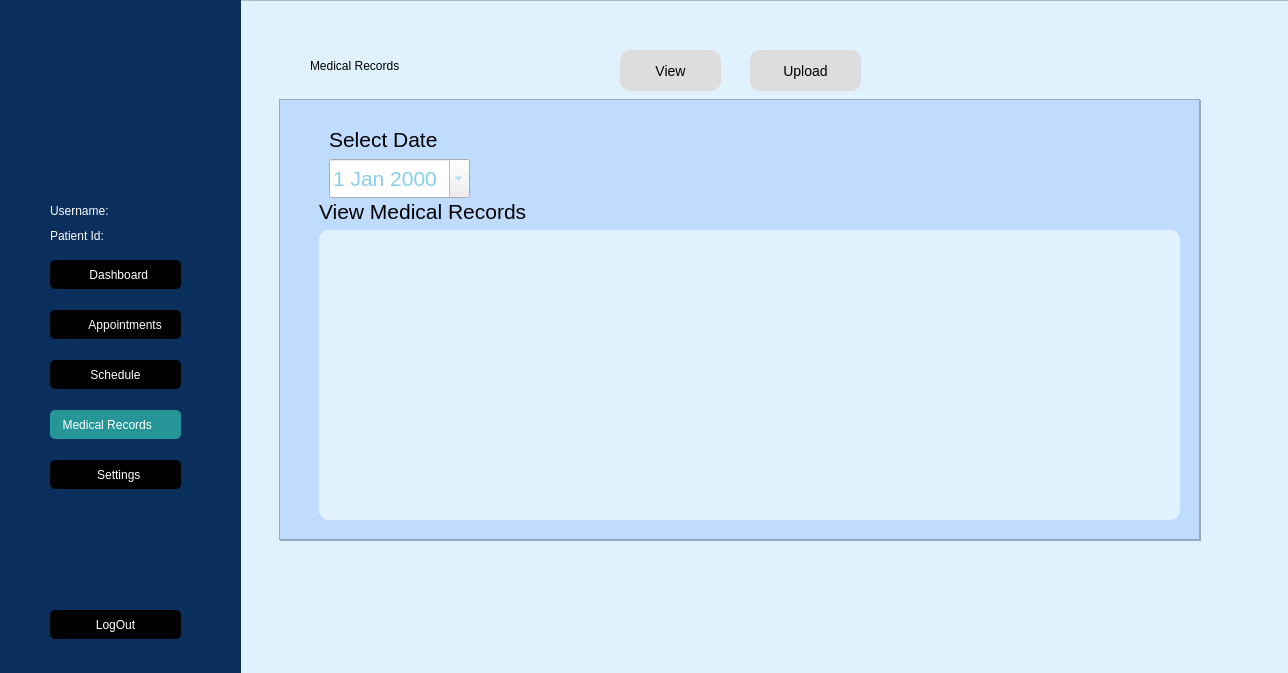
<?xml version="1.0" encoding="UTF-8"?>
<ui version="4.0">
 <class>medical</class>
 <widget class="QWidget" name="medical">
  <property name="geometry">
   <rect>
    <x>0</x>
    <y>0</y>
    <width>1288</width>
    <height>673</height>
   </rect>
  </property>
  <property name="windowTitle">
   <string>Form</string>
  </property>
  <property name="styleSheet">
   <string notr="true">#medical{
background-color:#E5F0F7;
}</string>
  </property>
  <widget class="QFrame" name="frame_2">
   <property name="geometry">
    <rect>
     <x>240</x>
     <y>0</y>
     <width>1051</width>
     <height>681</height>
    </rect>
   </property>
   <property name="styleSheet">
    <string notr="true">#frame_2{

background-color:#e0f2fe;


}</string>
   </property>
   <property name="frameShape">
    <enum>QFrame::Shape::StyledPanel</enum>
   </property>
   <property name="frameShadow">
    <enum>QFrame::Shadow::Raised</enum>
   </property>
   <widget class="QLabel" name="appointment">
    <property name="geometry">
     <rect>
      <x>40</x>
      <y>100</y>
      <width>921</width>
      <height>441</height>
     </rect>
    </property>
    <property name="whatsThis">
     <string>&lt;html&gt;&lt;head/&gt;&lt;body&gt;&lt;p&gt;Appointment&lt;/p&gt;&lt;/body&gt;&lt;/html&gt;</string>
    </property>
    <property name="styleSheet">
     <string notr="true">QLabel{

	
background-color:#fff;
border-radius:10px;
margin:2px;
padding:10px;
}</string>
    </property>
    <property name="text">
     <string>&lt;html&gt;&lt;head/&gt;&lt;body&gt;&lt;p&gt;&lt;br/&gt;&lt;/p&gt;&lt;/body&gt;&lt;/html&gt;</string>
    </property>
   </widget>
   <widget class="QLabel" name="textl">
    <property name="geometry">
     <rect>
      <x>70</x>
      <y>50</y>
      <width>271</width>
      <height>31</height>
     </rect>
    </property>
    <property name="styleSheet">
     <string notr="true">#textl{

	font: 600 16pt &quot;Roboto&quot;;
	background:transparent;
color:black;
}
</string>
    </property>
    <property name="text">
     <string>Medical Records</string>
    </property>
   </widget>
   <widget class="QPushButton" name="viewrecords">
    <property name="geometry">
     <rect>
      <x>380</x>
      <y>50</y>
      <width>101</width>
      <height>41</height>
     </rect>
    </property>
    <property name="styleSheet">
     <string notr="true">  background-color: #DDDDDD;
        color: black;
        border-radius: 10px;
        font-family: 'Segoe UI';
        font-size: 14px;
        font-weight: normal;
        padding: 6px 12px;</string>
    </property>
    <property name="text">
     <string>View</string>
    </property>
   </widget>
   <widget class="QPushButton" name="uploadrecords">
    <property name="geometry">
     <rect>
      <x>510</x>
      <y>50</y>
      <width>111</width>
      <height>41</height>
     </rect>
    </property>
    <property name="styleSheet">
     <string notr="true">  background-color: #DDDDDD;
        color: black;
        border-radius: 10px;
        font-family: 'Segoe UI';
        font-size: 14px;
        font-weight: normal;
        padding: 6px 12px;</string>
    </property>
    <property name="text">
     <string>Upload</string>
    </property>
   </widget>
   <widget class="QFrame" name="viewframe">
    <property name="geometry">
     <rect>
      <x>39</x>
      <y>99</y>
      <width>921</width>
      <height>441</height>
     </rect>
    </property>
    <property name="styleSheet">
     <string notr="true">background-color:#bfdbfe;
</string>
    </property>
    <property name="frameShape">
     <enum>QFrame::Shape::StyledPanel</enum>
    </property>
    <property name="frameShadow">
     <enum>QFrame::Shadow::Raised</enum>
    </property>
    <widget class="QWidget" name="verticalLayoutWidget">
     <property name="geometry">
      <rect>
       <x>40</x>
       <y>100</y>
       <width>861</width>
       <height>321</height>
      </rect>
     </property>
     <layout class="QVBoxLayout" name="verticalLayout">
      <item>
       <widget class="QLabel" name="label_7">
        <property name="styleSheet">
         <string notr="true">color:black;
font: 16pt;</string>
        </property>
        <property name="text">
         <string>View Medical Records</string>
        </property>
       </widget>
      </item>
      <item>
       <widget class="QTableWidget" name="medicalRecordsTable">
        <property name="styleSheet">
         <string notr="true">border-radius:10px;
background-color:#e0f2fe;
	font: 200 16pt &quot;Roboto&quot;;
	color:black;</string>
        </property>
       </widget>
      </item>
     </layout>
    </widget>
    <widget class="QDateEdit" name="dateEdit">
     <property name="geometry">
      <rect>
       <x>50</x>
       <y>60</y>
       <width>141</width>
       <height>39</height>
      </rect>
     </property>
     <property name="styleSheet">
      <string notr="true">color:skyblue;
background-color:solid;
font: 16pt;</string>
     </property>
     <property name="calendarPopup">
      <bool>true</bool>
     </property>
    </widget>
    <widget class="QLabel" name="label_8">
     <property name="geometry">
      <rect>
       <x>50</x>
       <y>30</y>
       <width>241</width>
       <height>21</height>
      </rect>
     </property>
     <property name="styleSheet">
      <string notr="true">color:black;
font: 16pt;</string>
     </property>
     <property name="text">
      <string>Select Date</string>
     </property>
    </widget>
   </widget>
   <widget class="QFrame" name="uploadframe">
    <property name="geometry">
     <rect>
      <x>40</x>
      <y>100</y>
      <width>921</width>
      <height>441</height>
     </rect>
    </property>
    <property name="styleSheet">
     <string notr="true">background-color:#bfdbfe;</string>
    </property>
    <property name="frameShape">
     <enum>QFrame::Shape::StyledPanel</enum>
    </property>
    <property name="frameShadow">
     <enum>QFrame::Shadow::Raised</enum>
    </property>
    <widget class="QLabel" name="statusLabel">
     <property name="geometry">
      <rect>
       <x>290</x>
       <y>110</y>
       <width>351</width>
       <height>41</height>
      </rect>
     </property>
     <property name="styleSheet">
      <string notr="true">#statusLabel{

	font: 200 16pt &quot;Roboto&quot;;
	background:transparent;
color:black;
}
</string>
     </property>
     <property name="text">
      <string>Upload Medical Records</string>
     </property>
    </widget>
    <widget class="QPushButton" name="uploadReportButton">
     <property name="geometry">
      <rect>
       <x>521</x>
       <y>153</y>
       <width>111</width>
       <height>29</height>
      </rect>
     </property>
     <property name="styleSheet">
      <string notr="true">
	background-color:#15803D;
	color:#black;
	font: 600 9pt &quot;Roboto&quot;;
	border: 1px solid gray;
	border-radius:8px;
	padding:2px;


	
</string>
     </property>
     <property name="text">
      <string>Upload Report</string>
     </property>
    </widget>
    <widget class="QTextBrowser" name="textBrowser_2">
     <property name="geometry">
      <rect>
       <x>280</x>
       <y>200</y>
       <width>371</width>
       <height>171</height>
      </rect>
     </property>
     <property name="styleSheet">
      <string notr="true">#textBrowser_2{
border-radius:10px;
background-color:#e0f2fe;
	font: 200 16pt &quot;Roboto&quot;;
	color:black;
}
</string>
     </property>
    </widget>
   </widget>
   <zorder>appointment</zorder>
   <zorder>textl</zorder>
   <zorder>viewrecords</zorder>
   <zorder>uploadrecords</zorder>
   <zorder>uploadframe</zorder>
   <zorder>viewframe</zorder>
  </widget>
  <widget class="QFrame" name="frame">
   <property name="geometry">
    <rect>
     <x>-10</x>
     <y>-10</y>
     <width>251</width>
     <height>741</height>
    </rect>
   </property>
   <property name="styleSheet">
    <string notr="true">frame{
background-color:#0A2F5C;
}</string>
   </property>
   <property name="frameShape">
    <enum>QFrame::Shape::StyledPanel</enum>
   </property>
   <property name="frameShadow">
    <enum>QFrame::Shadow::Raised</enum>
   </property>
   <widget class="QLabel" name="profile">
    <property name="geometry">
     <rect>
      <x>60</x>
      <y>40</y>
      <width>141</width>
      <height>181</height>
     </rect>
    </property>
    <property name="styleSheet">
     <string notr="true">front{
	border-radus;20px
}</string>
    </property>
    <property name="text">
     <string/>
    </property>
    <property name="pixmap">
     <pixmap resource="image.qrc">:/image/resourse/profile.jpg</pixmap>
    </property>
   </widget>
   <widget class="QLabel" name="background">
    <property name="geometry">
     <rect>
      <x>2</x>
      <y>-41</y>
      <width>251</width>
      <height>751</height>
     </rect>
    </property>
    <property name="styleSheet">
     <string notr="true">#background{
background-color:#0A2F5C;

}</string>
    </property>
    <property name="text">
     <string/>
    </property>
   </widget>
   <widget class="QPushButton" name="Dashboard">
    <property name="geometry">
     <rect>
      <x>60</x>
      <y>270</y>
      <width>131</width>
      <height>29</height>
     </rect>
    </property>
    <property name="styleSheet">
     <string notr="true">QPushButton{
background-color:black;
		color:#fff;
	font: 9pt &quot;Roboto&quot;;
border-radius:5px;
	
}</string>
    </property>
    <property name="text">
     <string>  Dashboard</string>
    </property>
   </widget>
   <widget class="QPushButton" name="Schedule">
    <property name="geometry">
     <rect>
      <x>60</x>
      <y>370</y>
      <width>131</width>
      <height>29</height>
     </rect>
    </property>
    <property name="styleSheet">
     <string notr="true">QPushButton{
background-color:black;
		color:#fff;
	font: 9pt &quot;Roboto&quot;;
border-radius:5px;
	
}</string>
    </property>
    <property name="text">
     <string>Schedule</string>
    </property>
   </widget>
   <widget class="QPushButton" name="Appointment">
    <property name="geometry">
     <rect>
      <x>60</x>
      <y>320</y>
      <width>131</width>
      <height>29</height>
     </rect>
    </property>
    <property name="styleSheet">
     <string notr="true">QPushButton{
	background-color:black;
		color:#fff;
	font: 9pt &quot;Roboto&quot;;
border-radius:5px;
	
	
}</string>
    </property>
    <property name="text">
     <string>      Appointments</string>
    </property>
   </widget>
   <widget class="QPushButton" name="Settings">
    <property name="geometry">
     <rect>
      <x>60</x>
      <y>470</y>
      <width>131</width>
      <height>29</height>
     </rect>
    </property>
    <property name="styleSheet">
     <string notr="true">QPushButton{
background-color:black;
		color:#fff;
	font: 9pt &quot;Roboto&quot;;
border-radius:5px;
	
}</string>
    </property>
    <property name="text">
     <string>  Settings</string>
    </property>
   </widget>
   <widget class="QPushButton" name="Medical_records">
    <property name="geometry">
     <rect>
      <x>60</x>
      <y>420</y>
      <width>131</width>
      <height>29</height>
     </rect>
    </property>
    <property name="styleSheet">
     <string notr="true">

QPushButton{
	background-color:#269597;
	color:#fff;
	font:400  10pt &quot;Roboto&quot;;
	border-radius:5px;
}</string>
    </property>
    <property name="text">
     <string>Medical Records     </string>
    </property>
   </widget>
   <widget class="QPushButton" name="logOut">
    <property name="geometry">
     <rect>
      <x>60</x>
      <y>620</y>
      <width>131</width>
      <height>29</height>
     </rect>
    </property>
    <property name="styleSheet">
     <string notr="true">QPushButton{
	background-color:black;
		color:#fff;
	font: 9pt &quot;Roboto&quot;;
border-radius:5px;
	
	
}</string>
    </property>
    <property name="text">
     <string>LogOut</string>
    </property>
   </widget>
   <widget class="QLabel" name="label">
    <property name="geometry">
     <rect>
      <x>67</x>
      <y>270</y>
      <width>21</width>
      <height>31</height>
     </rect>
    </property>
    <property name="text">
     <string/>
    </property>
    <property name="pixmap">
     <pixmap resource="image.qrc">:/icon/icons/dashboard.png</pixmap>
    </property>
   </widget>
   <widget class="QLabel" name="label_2">
    <property name="geometry">
     <rect>
      <x>66</x>
      <y>320</y>
      <width>16</width>
      <height>31</height>
     </rect>
    </property>
    <property name="text">
     <string/>
    </property>
    <property name="pixmap">
     <pixmap resource="image.qrc">:/icon/icons/appointment.png</pixmap>
    </property>
   </widget>
   <widget class="QLabel" name="label_3">
    <property name="geometry">
     <rect>
      <x>68</x>
      <y>370</y>
      <width>21</width>
      <height>31</height>
     </rect>
    </property>
    <property name="text">
     <string/>
    </property>
    <property name="pixmap">
     <pixmap resource="image.qrc">:/icon/icons/schedule.png</pixmap>
    </property>
   </widget>
   <widget class="QLabel" name="label_4">
    <property name="geometry">
     <rect>
      <x>170</x>
      <y>420</y>
      <width>21</width>
      <height>31</height>
     </rect>
    </property>
    <property name="text">
     <string/>
    </property>
    <property name="pixmap">
     <pixmap resource="image.qrc">:/icon/icons/medical.png</pixmap>
    </property>
   </widget>
   <widget class="QLabel" name="label_5">
    <property name="geometry">
     <rect>
      <x>70</x>
      <y>470</y>
      <width>21</width>
      <height>31</height>
     </rect>
    </property>
    <property name="text">
     <string/>
    </property>
    <property name="pixmap">
     <pixmap resource="image.qrc">:/icon/icons/setting.png</pixmap>
    </property>
   </widget>
   <widget class="QLabel" name="label_6">
    <property name="geometry">
     <rect>
      <x>70</x>
      <y>620</y>
      <width>21</width>
      <height>31</height>
     </rect>
    </property>
    <property name="text">
     <string/>
    </property>
    <property name="pixmap">
     <pixmap resource="image.qrc">:/icon/icons/logout.png</pixmap>
    </property>
   </widget>
   <widget class="QLabel" name="patientIdLabel">
    <property name="geometry">
     <rect>
      <x>60</x>
      <y>230</y>
      <width>171</width>
      <height>31</height>
     </rect>
    </property>
    <property name="styleSheet">
     <string notr="true">background-color:transparent;
color:white
;
font: 12pt &quot;Segoe UI&quot;;
	border:none;</string>
    </property>
    <property name="text">
     <string>Patient Id:</string>
    </property>
   </widget>
   <widget class="QLabel" name="usernameLabel">
    <property name="geometry">
     <rect>
      <x>60</x>
      <y>200</y>
      <width>191</width>
      <height>41</height>
     </rect>
    </property>
    <property name="styleSheet">
     <string notr="true">background-color:transparent;
color:white
;
font: 12pt &quot;Segoe UI&quot;;
	border:none;</string>
    </property>
    <property name="text">
     <string>Username:</string>
    </property>
   </widget>
   <zorder>background</zorder>
   <zorder>profile</zorder>
   <zorder>Dashboard</zorder>
   <zorder>Schedule</zorder>
   <zorder>Appointment</zorder>
   <zorder>Settings</zorder>
   <zorder>Medical_records</zorder>
   <zorder>logOut</zorder>
   <zorder>label</zorder>
   <zorder>label_2</zorder>
   <zorder>label_3</zorder>
   <zorder>label_4</zorder>
   <zorder>label_5</zorder>
   <zorder>label_6</zorder>
   <zorder>patientIdLabel</zorder>
   <zorder>usernameLabel</zorder>
  </widget>
 </widget>
 <resources>
  <include location="image.qrc"/>
 </resources>
 <connections>
  <connection>
   <sender>viewrecords</sender>
   <signal>clicked()</signal>
   <receiver>viewframe</receiver>
   <slot>show()</slot>
   <hints>
    <hint type="sourcelabel">
     <x>560</x>
     <y>70</y>
    </hint>
    <hint type="destinationlabel">
     <x>739</x>
     <y>319</y>
    </hint>
   </hints>
  </connection>
  <connection>
   <sender>viewrecords</sender>
   <signal>clicked()</signal>
   <receiver>uploadframe</receiver>
   <slot>hide()</slot>
   <hints>
    <hint type="sourcelabel">
     <x>560</x>
     <y>70</y>
    </hint>
    <hint type="destinationlabel">
     <x>740</x>
     <y>320</y>
    </hint>
   </hints>
  </connection>
  <connection>
   <sender>uploadrecords</sender>
   <signal>clicked()</signal>
   <receiver>uploadframe</receiver>
   <slot>show()</slot>
   <hints>
    <hint type="sourcelabel">
     <x>695</x>
     <y>70</y>
    </hint>
    <hint type="destinationlabel">
     <x>740</x>
     <y>320</y>
    </hint>
   </hints>
  </connection>
  <connection>
   <sender>uploadrecords</sender>
   <signal>clicked()</signal>
   <receiver>viewframe</receiver>
   <slot>hide()</slot>
   <hints>
    <hint type="sourcelabel">
     <x>695</x>
     <y>70</y>
    </hint>
    <hint type="destinationlabel">
     <x>739</x>
     <y>319</y>
    </hint>
   </hints>
  </connection>
 </connections>
</ui>
